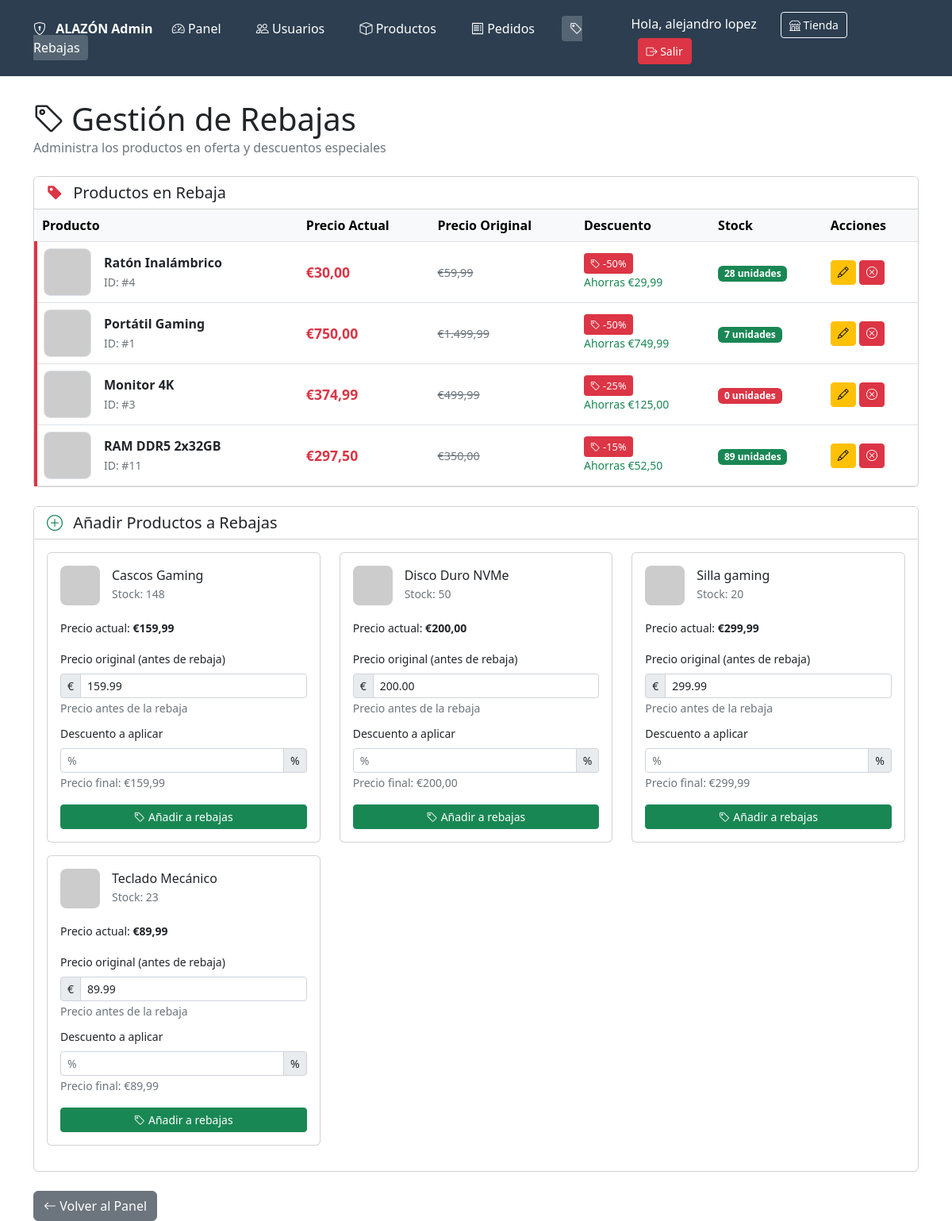
The page /admin_rebajas.php (signed in) on the database its author committed.
### tables this page shows
CREATE TABLE IF NOT EXISTS `products` (
  `id` int(11) NOT NULL AUTO_INCREMENT,
  `category_id` int(11) DEFAULT NULL,
  `nombre` varchar(150) NOT NULL,
  `descripcion` text DEFAULT NULL,
  `imagen` varchar(255) DEFAULT NULL,
  `precio` decimal(10,2) NOT NULL,
  `stock` int(11) DEFAULT 0,
  `imagen_url` varchar(255) DEFAULT NULL,
  `estado` enum('activo','inactivo') DEFAULT 'activo',
  `fecha_creacion` timestamp NOT NULL DEFAULT current_timestamp(),
  `valoracion` decimal(3,2) DEFAULT 0.00,
  `num_valoraciones` int(11) DEFAULT 0,
  `en_rebaja` tinyint(1) DEFAULT 0,
  `precio_original` decimal(10,2) DEFAULT NULL,
  `porcentaje_rebaja` int(11) DEFAULT NULL,
  PRIMARY KEY (`id`),
  KEY `category_id` (`category_id`),
  KEY `idx_valoracion` (`valoracion`),
  KEY `idx_en_rebaja` (`en_rebaja`)
);

### admin_rebajas.php (the view, shortened to what this page needs)
<?php
$db = new Database();
$con = $db->getCon();
$sql_rebajas = "SELECT * FROM products
                WHERE en_rebaja = 1
                ORDER BY porcentaje_rebaja DESC, id DESC";
$result_rebajas = mysqli_query($con, $sql_rebajas);
$sql_disponibles = "SELECT * FROM products
                    WHERE (en_rebaja = 0 OR en_rebaja IS NULL)
                    AND estado = 'activo'
                    ORDER BY nombre ASC";
$result_disponibles = mysqli_query($con, $sql_disponibles);
?>
<!DOCTYPE html>
<html lang="es">
<head>
    <link href="https://cdn.jsdelivr.net/npm/bootstrap@5.2.3/dist/css/bootstrap.min.css" rel="stylesheet">
    <link href="https://cdn.jsdelivr.net/npm/bootstrap-icons@1.10.0/font/bootstrap-icons.css" rel="stylesheet">
</head>
<body>
    <nav class="admin-nav">
        <div class="container d-flex justify-content-between align-items-center">
            <div>
                <i class="bi-shield-lock me-2"></i>
                <strong>ALAZÓN Admin</strong>
                <a href="admin_panel.php"><i class="bi-speedometer2"></i> Panel</a>
                <a href="admin_usuarios.php"><i class="bi-people"></i> Usuarios</a>
                <a href="admin_productos.php"><i class="bi-box"></i> Productos</a>
                <a href="admin_pedidos.php"><i class="bi-receipt"></i> Pedidos</a>
                <a href="admin_rebajas.php"class="active"><i class="bi-tag"></i> Rebajas</a>
            </div>
            <div>
                <span class="me-3">Hola, <?php echo $_SESSION['nombre']; ?></span>
                <a href="index.php" class="btn btn-sm btn-outline-light">
                    <i class="bi-shop"></i> Tienda
                </a>
                <a href="logout.php" class="btn btn-sm btn-danger ms-2">
                    <i class="bi-box-arrow-right"></i> Salir
                </a>
            </div>
        </div>
    </nav>
    <div class="container">
        <div class="d-flex justify-content-between align-items-center mb-4">
            <div>
                <h1 class="mb-0"><i class="bi-tag me-2"></i>Gestión de Rebajas</h1>
                <p class="text-muted mb-0">Administra los productos en oferta y descuentos especiales</p>
            </div>
        </div>
        <div class="card mb-4">
            <div class="card-header bg-white">
                <h5 class="mb-0">
                    <i class="bi-tag-fill text-danger me-2"></i>
                    Productos en Rebaja
                </h5>
            </div>
            <div class="card-body p-0">
                <div class="table-responsive">
                    <table class="table table-hover align-middle mb-0">
                        <thead class="table-light">
                            <tr>
                                <th>Producto</th>
                                <th>Precio Actual</th>
                                <th>Precio Original</th>
                                <th>Descuento</th>
                                <th>Stock</th>
                                <th>Acciones</th>
                            </tr>
                        </thead>
                        <tbody>
                            <?php while ($producto = mysqli_fetch_assoc($result_rebajas)):
                                $ahorro = $producto['precio_original'] - $producto['precio'];
                                $imagen_url = 'https://dummyimage.com/450x300/dee2e6/6c757d.jpg';
                            ?>
                            <tr class="card-rebaja">
                                <td>
                                    <div class="d-flex align-items-center">
                                        <img src="<?php echo $imagen_url; ?>"
                                             alt="<?php echo htmlspecialchars($producto['nombre']); ?>"
                                             class="product-image me-3">
                                        <div>
                                            <strong><?php echo htmlspecialchars($producto['nombre']); ?></strong>
                                            <br>
                                            <small class="text-muted">ID: #<?php echo $producto['id']; ?></small>
                                        </div>
                                    </div>
                                </td>
                                <td>
                                    <span class="precio-rebajado">€<?php echo number_format($producto['precio'], 2, ',', '.'); ?></span>
                                </td>
                                <td>
                                    <span class="precio-original">€<?php echo number_format($producto['precio_original'], 2, ',', '.'); ?></span>
                                </td>
                                <td>
                                    <span class="badge-rebaja">
                                        <i class="bi-tag"></i> -<?php echo $producto['porcentaje_rebaja']; ?>%
                                    </span>
                                    <br>
                                    <small class="text-success">Ahorras €<?php echo number_format($ahorro, 2, ',', '.'); ?></small>
                                </td>
                                <td>
                                    <span class="badge bg-<?php echo $producto['stock'] > 0 ? 'success' : 'danger'; ?>">
                                        <?php echo $producto['stock']; ?> unidades
                                    </span>
                                </td>
                                <td>
                                    <button type="button" class="btn btn-sm btn-warning"
                                            data-bs-toggle="modal"
                                            data-bs-target="#editarRebajaModal<?php echo $producto['id']; ?>"
                                            title="Editar rebaja">
                                        <i class="bi-pencil"></i>
                                    </button>
                                    <a href="?quitar_rebaja=<?php echo $producto['id']; ?>"
                                       class="btn btn-sm btn-danger"
                                       onclick="return confirm('¿Quitar este producto de rebajas?')"
                                       title="Quitar rebaja">
                                        <i class="bi-x-circle"></i>
                                    </a>
                                </td>
                            </tr>
                            <?php endwhile; ?>
                        </tbody>
                    </table>
                </div>
            </div>
        </div>
        <div class="card">
            <div class="card-header bg-white">
                <h5 class="mb-0">
                    <i class="bi-plus-circle text-success me-2"></i>
                    Añadir Productos a Rebajas
                </h5>
            </div>
            <div class="card-body">
                <?php if (mysqli_num_rows($result_disponibles) == 0): ?>
                    <div class="alert alert-info mb-0">
                        <i class="bi-info-circle me-2"></i>
                        No hay productos disponibles para añadir a rebajas.
                    </div>
                <?php else: ?>
                <div class="row">
                    <?php while ($producto = mysqli_fetch_assoc($result_disponibles)):
                        $imagen_url = 'https://dummyimage.com/450x300/dee2e6/6c757d.jpg';
                    ?>
                    <div class="col-md-6 col-lg-4 mb-3">
                        <div class="card h-100">
                            <div class="card-body">
                                <div class="d-flex align-items-center mb-3">
                                    <img src="<?php echo $imagen_url; ?>"
                                         alt="<?php echo htmlspecialchars($producto['nombre']); ?>"
                                         style="width: 50px; height: 50px; object-fit: cover; border-radius: 8px; margin-right: 15px;">
                                    <div>
                                        <h6 class="mb-0"><?php echo htmlspecialchars($producto['nombre']); ?></h6>
                                        <small class="text-muted">Stock: <?php echo $producto['stock']; ?></small>
                                    </div>
                                </div>
                                <form method="POST">
                                    <div class="mb-2">
                                        <label class="form-label small">Precio actual: <strong>€<?php echo number_format($producto['precio'], 2, ',', '.'); ?></strong></label>
                                    </div>
                                    <div class="mb-2">
                                        <label class="form-label small">Precio original (antes de rebaja)</label>
                                        <div class="input-group input-group-sm">
                                            <span class="input-group-text">€</span>
                                            <input type="number" step="0.01" class="form-control precio-original-input"
                                                   name="precio_original"
                                                   value="<?php echo $producto['precio']; ?>"
                                                   min="0.01" required
                                                   id="precio_original_<?php echo $producto['id']; ?>"
                                                   data-producto-id="<?php echo $producto['id']; ?>">
                                        </div>
                                        <small class="text-muted">Precio antes de la rebaja</small>
                                    </div>
                                    <div class="mb-3">
                                        <label class="form-label small">Descuento a aplicar</label>
                                        <div class="input-group input-group-sm">
                                            <input type="number" class="form-control porcentaje-input"
                                                   name="porcentaje_rebaja"
                                                   placeholder="%"
                                                   min="1" max="99" required
                                                   id="porcentaje_<?php echo $producto['id']; ?>"
                                                   data-producto-id="<?php echo $producto['id']; ?>">
                                            <span class="input-group-text">%</span>
                                        </div>
                                        <small class="text-muted" id="preview_<?php echo $producto['id']; ?>">
                                            Precio final: €<?php echo number_format($producto['precio'], 2, ',', '.'); ?>
                                        </small>
                                    </div>
                                    <button type="submit" name="actualizar_rebaja" class="btn btn-sm btn-success w-100">
                                        <i class="bi-tag me-1"></i>Añadir a rebajas
                                    </button>
                                </form>
                            </div>
                        </div>
                    </div>
                    <?php endwhile; ?>
                </div>
                <?php endif; ?>
            </div>
        </div>
        <div class="mt-4">
            <a href="admin_panel.php" class="btn btn-secondary">
                <i class="bi-arrow-left"></i> Volver al Panel
            </a>
        </div>
    </div>
</body>
</html>

### admin_rebajas.php (style rules this page uses)
.admin-nav { background: #2c3e50; color: white; padding: 15px; margin-bottom: 30px; }
.admin-nav a { color: white; text-decoration: none; margin: 0 10px; padding: 5px 10px; border-radius: 4px; }
.admin-nav a.active { background: rgba(255,255,255,0.2); }
.product-image { width: 60px; height: 60px; object-fit: cover; border-radius: 8px; border: 1px solid #dee2e6; }
.badge-rebaja { background: #dc3545; color: white; font-size: 0.8rem; padding: 4px 8px; border-radius: 4px; }
.precio-original { text-decoration: line-through; color: #6c757d; font-size: 0.9rem; margin-right: 5px; }
.precio-rebajado { color: #dc3545; font-weight: bold; font-size: 1.1rem; }
.card-rebaja { border-left: 4px solid #dc3545; transition: all 0.3s; }

### rows shown on the page
products: nombre "Ratón Inalámbrico", id "4", precio "30,00", precio_original "59,99", porcentaje_rebaja "50", ahorro "29,99", stock "28"
products: nombre "Portátil Gaming", id "1", precio "750,00", precio_original "1.499,99", porcentaje_rebaja "50", ahorro "749,99", stock "7"
products: nombre "Monitor 4K", id "3", precio "374,99", precio_original "499,99", porcentaje_rebaja "25", ahorro "125,00", stock "0"
products: nombre "RAM DDR5 2x32GB", id "11", precio "297,50", precio_original "350,00", porcentaje_rebaja "15", ahorro "52,50", stock "89"
products: nombre "Cascos Gaming", stock "148", precio "159,99", precio_original "159.99"
products: nombre "Disco Duro NVMe", stock "50", precio "200,00", precio_original "200.00"
products: nombre "Silla gaming", stock "20", precio "299,99", precio_original "299.99"
products: nombre "Teclado Mecánico", stock "23", precio "89,99", precio_original "89.99"

### other values the page prints
$_SESSION['nombre'] "alejandro lopez"
